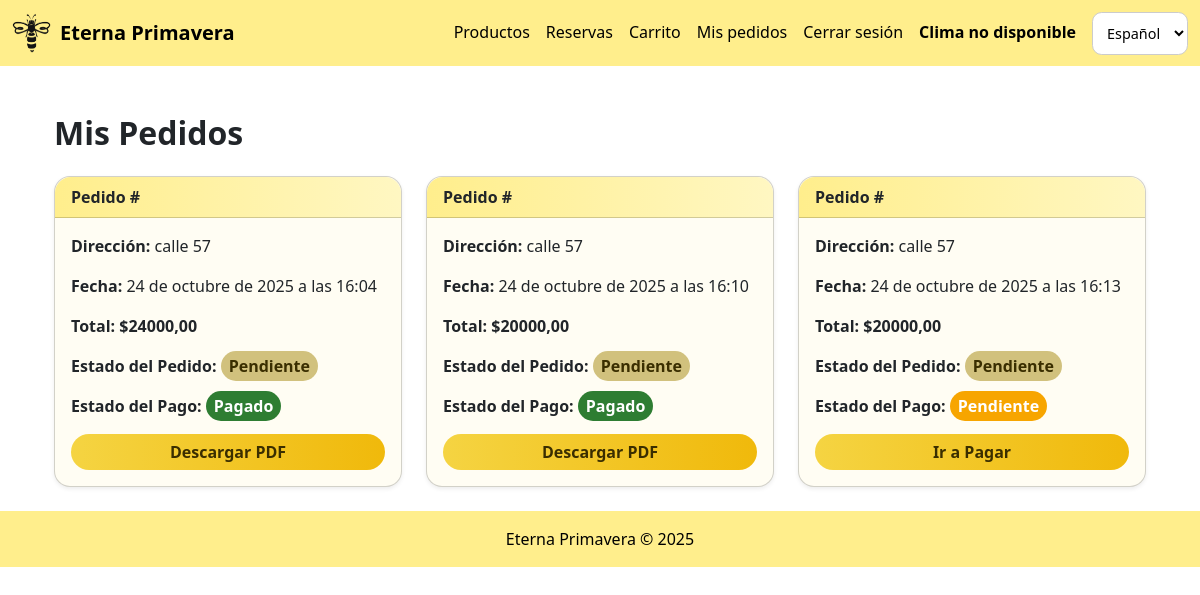
The app's page /mis-pedidos/ (signed in) with its own data.
### pedidos/models.py (models this page shows, shortened)
class Pedido(models.Model):
    ESTADOS = [
        ('pendiente', _('Pendiente')),
        ('procesado', _('Procesado')),
        ('entregado', _('Entregado')),
    ]
    usuario = models.ForeignKey(
        settings.AUTH_USER_MODEL,
        on_delete=models.CASCADE,   # Si se borra el usuario, se borran sus pedidos
        related_name="pedidos",
        verbose_name=_("usuario")
    )
    estado = models.CharField(max_length=20, choices=ESTADOS, default='pendiente', verbose_name=_("estado"))
    fecha = models.DateTimeField(default=timezone.now, verbose_name=_("fecha"))
    total = models.DecimalField(max_digits=10, decimal_places=2, default=0, verbose_name=_("total"))
    class Meta:
        verbose_name = _("pedido")
        verbose_name_plural = _("pedidos")

class Pago(models.Model):
    METODO_CHOICES = [
        ('tarjeta', _('Tarjeta')),
        ('paypal', _('Paypal')),
        ('efectivo', _('Efectivo')),
    ]
    ESTADOS = [
        ('pendiente', _('Pendiente')),
        ('pagado', _('Pagado')),
    ]
    pedido = models.OneToOneField(Pedido, on_delete=models.CASCADE, related_name="pago", verbose_name=_("pedido"))
    metodo = models.CharField(max_length=20, choices=METODO_CHOICES, verbose_name=_("método de pago"))  # Método de pago elegido
    fecha = models.DateTimeField(default=timezone.now, verbose_name=_("fecha de pago"))                # Fecha del pago
    total = models.DecimalField(max_digits=10, decimal_places=2, verbose_name=_("total pagado"))       # Monto pagado
    estado = models.CharField(max_length=20, choices=ESTADOS, default='pendiente', verbose_name=_("estado del pago"))  # Estado del pago
    class Meta:
        verbose_name = _("pago")
        verbose_name_plural = _("pagos")

### usuarios/models.py (models this page shows, shortened)
class Usuario(AbstractBaseUser, PermissionsMixin):
    id = models.AutoField(primary_key=True, verbose_name=_("ID de usuario"))
    nombre = models.CharField(max_length=100, verbose_name=_("nombre completo"))
    correo = models.EmailField(unique=True, verbose_name=_("correo electrónico"))
    telefono = models.CharField(
        max_length=15,
        blank=False,
        null=False,
        verbose_name=_("teléfono"),
        help_text=_("Número de contacto del usuario"),
    )
    direccion = models.TextField(
        blank=False,
        null=False,
        verbose_name=_("dirección"),
        help_text=_("Dirección de residencia del usuario"),
    )
    is_active = models.BooleanField(default=True, verbose_name=_("activo"))
    is_staff = models.BooleanField(default=False, verbose_name=_("miembro del staff"))
    objects = UsuarioManager()
    USERNAME_FIELD = "correo"
    REQUIRED_FIELDS = ["nombre"]
    class Meta:
        verbose_name = _("usuario")
        verbose_name_plural = _("usuarios")

### pedidos/views.py (the view)
# urls.py: path('mis-pedidos/', views.mis_pedidos, name='mis_pedidos'),
@login_required
def mis_pedidos(request):
    pedidos = Pedido.objects.filter(usuario=request.user)
    return render(request, "pedidos/mis_pedidos.html", {"pedidos": pedidos})

### EternaPrimavera/context_processors.py (called while the page is built)
def clima_context(request):
    clima_data = obtener_clima()
    return {'clima_data': clima_data}

### pedidos/templates/pedidos/mis_pedidos.html (shortened to what this page needs)
{% extends "base.html" %}
{% load i18n %}
{% block content %}
<div class="container mt-5">
    <h2 class="fw-bold mb-4">{% trans "Mis Pedidos" %}</h2>
    {% if pedidos %}
        <div class="row g-4">
            {% for pedido in pedidos %}
                <div class="col-md-6 col-lg-4">
                    <div class="card shadow-sm rounded-4 h-100" style="background-color: #fffdf3;">
                        <div class="card-header fw-bold text-dark"
                             style="background: linear-gradient(90deg, #FFEE8C, #fff7c2); border-top-left-radius: 1rem; border-top-right-radius: 1rem;">
                        </div>
                        <div class="card-body d-flex flex-column">
                            <p><strong>{% trans "Dirección:" %}</strong> {{ pedido.usuario.direccion }}</p>
                            <p><strong>{% trans "Fecha:" %}</strong> {{ pedido.fecha }}</p>
                            <p class="fw-bold"><strong>{% trans "Total:" %}</strong> ${{ pedido.total }}</p>
                            <p><strong>{% trans "Estado del Pedido:" %}</strong>
                                <span class="fw-semibold px-2 py-1 rounded-pill"
                                      style="background-color: #d1c17d; color: #3a2e00;">
                                    {{ pedido.estado|capfirst }}
                                </span>
                            </p>
                            <p><strong>{% trans "Estado del Pago:" %}</strong>
                                {% if pedido.pago.estado|lower == "pendiente" %}
                                    <span class="fw-semibold px-2 py-1 rounded-pill" style="background-color: #f7a500; color: #fff;">
                                        {{ pedido.pago.estado|capfirst }}
                                    </span>
                                {% elif pedido.pago.estado|lower == "pagado" %}
                                    <span class="fw-semibold px-2 py-1 rounded-pill" style="background-color: #2e7d32; color: #fff;">
                                        {{ pedido.pago.estado|capfirst }}
                                    </span>
                                {% else %}
                                    <span class="fw-semibold px-2 py-1 rounded-pill" style="background-color: #ccc; color: #333;">
                                        {{ pedido.pago.estado|capfirst }}
                                    </span>
                                {% endif %}
                            </p>
                            <div class="mt-auto">
                                {% if pedido.pago.estado|lower == "pendiente" %}
                                    <a href="{% url 'pedidos:pagar_pedido' pedido.id %}"
                                       class="btn rounded-pill w-100 fw-semibold"
                                       style="background: linear-gradient(90deg, #f5d442, #f0b90b); border: none; color: #3a2e00; transition: 0.3s;">
                                        {% trans "Ir a Pagar" %}
                                    </a>
                                {% else %}
                                    <a href="{% url 'pedidos:pedido_pdf' pedido.id %}"
                                       class="btn rounded-pill w-100 fw-semibold"
                                       style="background: linear-gradient(90deg, #f5d442, #f0b90b); border: none; color: #3a2e00; transition: 0.3s;">
                                        {% trans "Descargar PDF" %}
                                    </a>
                                {% endif %}
                            </div>
                        </div>
                    </div>
                </div>
            {% endfor %}
        </div>
    {% else %}
        <p class="text-center text-muted">{% trans "No tienes pedidos todavía." %}</p>
    {% endif %}
</div>
{% endblock %}

### static/img/css/forms.css (style rules this page uses)
.card { background-color: #fffdf5; }

### templates/base.html (style rules this page uses)
body { background-color: #ffffff; }

### records on screen
Pedido: usuario.direccion "calle 57", fecha "24 de octubre de 2025 a las 16:04", total "24000,00", estado "Pendiente", pago.estado "Pagado"
Pedido: usuario.direccion "calle 57", fecha "24 de octubre de 2025 a las 16:10", total "20000,00", estado "Pendiente", pago.estado "Pagado"
Pedido: usuario.direccion "calle 57", fecha "24 de octubre de 2025 a las 16:13", total "20000,00", estado "Pendiente", pago.estado "Pendiente"

### other values on screen
form field language "Español"
